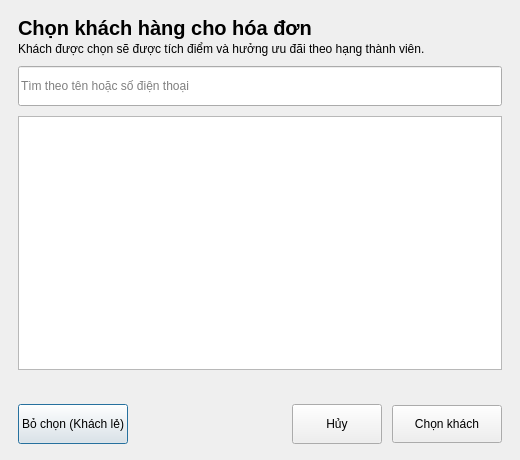
<?xml version="1.0" encoding="UTF-8"?>
<ui version="4.0">
 <class>Dialog</class>
 <widget class="QDialog" name="Dialog">
  <property name="geometry">
   <rect>
    <x>0</x>
    <y>0</y>
    <width>520</width>
    <height>460</height>
   </rect>
  </property>
  <property name="windowTitle">
   <string>Chọn khách hàng</string>
  </property>
  <property name="styleSheet">
   <string notr="true">QDialog#Dialog {
    background-color: #f1f5f9;
    color: #0f172a;
    font-family: &quot;Segoe UI&quot;, Arial, sans-serif;
}
QWidget {
    font-family: &quot;Segoe UI&quot;, Arial, sans-serif;
}
QLabel {
    background-color: transparent;
    border: none;
    color: #0f172a;
}

QLineEdit,
QComboBox,
QDateEdit,
QSpinBox,
QDoubleSpinBox {
    background-color: #ffffff;
    border: 1px solid #e2e8f0;
    border-radius: 8px;
    padding: 0px 12px;
    min-height: 38px;
    font-size: 13px;
    color: #0f172a;
    selection-background-color: #1d4ed8;
    selection-color: #ffffff;
}
QTextEdit {
    background-color: #ffffff;
    border: 1px solid #e2e8f0;
    border-radius: 8px;
    padding: 8px 10px;
    font-size: 13px;
    color: #0f172a;
    selection-background-color: #1d4ed8;
    selection-color: #ffffff;
}
QLineEdit:hover,
QComboBox:hover,
QDateEdit:hover,
QSpinBox:hover,
QDoubleSpinBox:hover,
QTextEdit:hover {
    border: 1px solid #cbd5e1;
}
QLineEdit:focus,
QComboBox:focus,
QDateEdit:focus,
QSpinBox:focus,
QDoubleSpinBox:focus,
QTextEdit:focus {
    border: 1px solid #1d4ed8;
}
QLineEdit:disabled,
QComboBox:disabled,
QDateEdit:disabled,
QSpinBox:disabled,
QDoubleSpinBox:disabled {
    background-color: #f8fafc;
    color: #94a3b8;
}
QComboBox::drop-down {
    subcontrol-origin: padding;
    subcontrol-position: center right;
    border: none;
    background-color: transparent;
    width: 26px;
}
QComboBox::down-arrow {
    image: url(assets/images/chevron-down.png);
    width: 10px;
    height: 10px;
}
QComboBox::down-arrow:on {
    image: url(assets/images/chevron-up.png);
}
QComboBox QAbstractItemView {
    background-color: #ffffff;
    border: 1px solid #e2e8f0;
    border-radius: 8px;
    padding: 4px;
    outline: none;
    selection-background-color: #eff6ff;
    selection-color: #1d4ed8;
}
QSpinBox::up-button,
QSpinBox::down-button,
QDoubleSpinBox::up-button,
QDoubleSpinBox::down-button,
QDateEdit::up-button,
QDateEdit::down-button {
    subcontrol-origin: border;
    width: 20px;
    border: none;
    background-color: transparent;
}
QSpinBox::up-button,
QDoubleSpinBox::up-button,
QDateEdit::up-button {
    subcontrol-position: top right;
}
QSpinBox::down-button,
QDoubleSpinBox::down-button,
QDateEdit::down-button {
    subcontrol-position: bottom right;
}
QSpinBox::up-button:hover,
QSpinBox::down-button:hover,
QDoubleSpinBox::up-button:hover,
QDoubleSpinBox::down-button:hover,
QDateEdit::up-button:hover,
QDateEdit::down-button:hover {
    background-color: #f1f5f9;
}
QSpinBox::up-arrow,
QDoubleSpinBox::up-arrow,
QDateEdit::up-arrow {
    image: url(assets/images/chevron-up.png);
    width: 9px;
    height: 9px;
}
QSpinBox::down-arrow,
QDoubleSpinBox::down-arrow,
QDateEdit::down-arrow {
    image: url(assets/images/chevron-down.png);
    width: 9px;
    height: 9px;
}
QCheckBox {
    background-color: transparent;
    color: #334155;
    font-size: 13px;
    font-weight: bold;
    spacing: 8px;
}
QCheckBox::indicator {
    width: 16px;
    height: 16px;
    border: 1px solid #cbd5e1;
    border-radius: 4px;
    background-color: #ffffff;
}
QCheckBox::indicator:hover {
    border: 1px solid #1d4ed8;
}
QCheckBox::indicator:checked {
    background-color: #1d4ed8;
    border: 1px solid #1d4ed8;
}

QPushButton {
    background-color: #ffffff;
    color: #64748b;
    border: 1px solid #e2e8f0;
    border-radius: 8px;
    padding: 0px 16px;
    min-height: 38px;
    font-size: 12px;
    font-weight: bold;
}
QPushButton:hover {
    background-color: #eff6ff;
    color: #1d4ed8;
    border: 1px solid #1d4ed8;
}
QPushButton:pressed {
    background-color: #dbeafe;
}
QPushButton:disabled {
    background-color: #f8fafc;
    color: #cbd5e1;
    border: 1px solid #e2e8f0;
}
QPushButton#RowActionButton {
    background-color: transparent;
    border: none;
    border-radius: 6px;
    padding: 0px;
    min-width: 28px;
    max-width: 28px;
    min-height: 28px;
    max-height: 28px;
}
QPushButton#RowActionButton:hover {
    background-color: #eff6ff;
}
QPushButton#RowActionButton:pressed {
    background-color: #dbeafe;
}

QTableWidget {
    background-color: transparent;
    border: none;
    gridline-color: #f1f5f9;
    font-size: 13px;
    color: #334155;
    outline: none;
}
QTableWidget::item {
    padding: 8px;
    border-bottom: 1px solid #f1f5f9;
}
QTableWidget::item:selected {
    background-color: #eff6ff;
    color: #1d4ed8;
}
QHeaderView {
    background-color: #f8fafc;
    border: none;
    border-bottom: 1px solid #e2e8f0;
}
QHeaderView::section {
    background-color: #f8fafc;
    color: #64748b;
    font-size: 11px;
    font-weight: 700;
    padding: 10px 8px;
    border: none;
    border-bottom: 1px solid #e2e8f0;
}
QTableCornerButton::section {
    background-color: #f8fafc;
    border: none;
}

QLabel[badge=&quot;info&quot;] {
    background-color: #dbeafe;
    color: #1d4ed8;
    border-radius: 6px;
    padding: 3px 10px;
    font-size: 11px;
    font-weight: 700;
}
QLabel[badge=&quot;success&quot;] {
    background-color: #d1fae5;
    color: #059669;
    border-radius: 6px;
    padding: 3px 10px;
    font-size: 11px;
    font-weight: 700;
}
QLabel[badge=&quot;warning&quot;] {
    background-color: #ffedd5;
    color: #ea580c;
    border-radius: 6px;
    padding: 3px 10px;
    font-size: 11px;
    font-weight: 700;
}
QLabel[badge=&quot;danger&quot;] {
    background-color: #fee2e2;
    color: #dc2626;
    border-radius: 6px;
    padding: 3px 10px;
    font-size: 11px;
    font-weight: 700;
}
QLabel[badge=&quot;neutral&quot;] {
    background-color: #e2e8f0;
    color: #64748b;
    border-radius: 6px;
    padding: 3px 10px;
    font-size: 11px;
    font-weight: 700;
}
QLabel[badge=&quot;violet&quot;] {
    background-color: #ede9fe;
    color: #6d28d9;
    border-radius: 6px;
    padding: 3px 10px;
    font-size: 11px;
    font-weight: 700;
}
QLabel[trend=&quot;up&quot;] {
    background-color: #ecfdf5;
    color: #059669;
    border-radius: 4px;
    padding: 2px 6px;
    font-size: 11px;
    font-weight: 700;
}
QLabel[trend=&quot;down&quot;] {
    background-color: #fef2f2;
    color: #dc2626;
    border-radius: 4px;
    padding: 2px 6px;
    font-size: 11px;
    font-weight: 700;
}
QLabel[trend=&quot;flat&quot;] {
    background-color: #f1f5f9;
    color: #64748b;
    border-radius: 4px;
    padding: 2px 6px;
    font-size: 11px;
    font-weight: 700;
}
QLabel[state=&quot;up&quot;] {
    color: #10b981;
    font-weight: bold;
}
QLabel[state=&quot;down&quot;] {
    color: #ef4444;
    font-weight: bold;
}
QLabel[state=&quot;flat&quot;] {
    color: #64748b;
    font-weight: bold;
}
QLabel[state=&quot;warning&quot;] {
    color: #eab308;
    font-weight: bold;
}
QLabel[state=&quot;safe&quot;] {
    color: #10b981;
}

QScrollArea {
    background-color: transparent;
    border: none;
}
QScrollArea &gt; QWidget &gt; QWidget {
    background-color: transparent;
}
QAbstractScrollArea::viewport {
    background-color: transparent;
}
QScrollBar:vertical {
    background-color: transparent;
    width: 10px;
    margin: 0px;
    border: none;
}
QScrollBar::handle:vertical {
    background-color: #cbd5e1;
    min-height: 35px;
    border-radius: 5px;
}
QScrollBar::handle:vertical:hover {
    background-color: #94a3b8;
}
QScrollBar::handle:vertical:pressed {
    background-color: #64748b;
}
QScrollBar::add-line:vertical,
QScrollBar::sub-line:vertical {
    height: 0px;
    width: 0px;
    background: transparent;
    border: none;
}
QScrollBar::up-arrow:vertical,
QScrollBar::down-arrow:vertical {
    width: 0px;
    height: 0px;
    background: transparent;
    border: none;
}
QScrollBar::add-page:vertical,
QScrollBar::sub-page:vertical {
    background: transparent;
}
QScrollBar:horizontal {
    background-color: transparent;
    height: 10px;
    margin: 0px;
    border: none;
}
QScrollBar::handle:horizontal {
    background-color: #cbd5e1;
    min-width: 35px;
    border-radius: 5px;
}
QScrollBar::handle:horizontal:hover {
    background-color: #94a3b8;
}
QScrollBar::handle:horizontal:pressed {
    background-color: #64748b;
}
QScrollBar::add-line:horizontal,
QScrollBar::sub-line:horizontal {
    width: 0px;
    height: 0px;
    background: transparent;
    border: none;
}
QScrollBar::left-arrow:horizontal,
QScrollBar::right-arrow:horizontal {
    width: 0px;
    height: 0px;
    background: transparent;
    border: none;
}
QScrollBar::add-page:horizontal,
QScrollBar::sub-page:horizontal {
    background: transparent;
}

QMenu {
    background-color: #ffffff;
    border: 1px solid #e2e8f0;
    border-radius: 8px;
    padding: 6px;
}
QMenu::item {
    background-color: transparent;
    color: #334155;
    border-radius: 6px;
    padding: 7px 18px;
    font-size: 13px;
}
QMenu::item:selected {
    background-color: #eff6ff;
    color: #1d4ed8;
}
QMenu::separator {
    height: 1px;
    background-color: #e2e8f0;
    margin: 6px 4px;
}

QLabel#lblTitle {
    color: #0f172a;
    font-weight: bold;
}

QLabel#lblHint {
    color: #94a3b8;
    font-size: 11px;
    font-weight: normal;
}

QLabel#lblStatus {
    color: #64748b;
    font-size: 12px;
}

QTableWidget#tblCustomers {
    background-color: #ffffff;
    border: 1px solid #e2e8f0;
    border-radius: 10px;
}

QPushButton#btnSelect {
    background-color: #1d4ed8;
    color: #ffffff;
    border: none;
    border-radius: 8px;
    padding: 0px 20px;
    min-height: 38px;
    font-size: 13px;
    font-weight: 700;
}
QPushButton#btnSelect:hover {
    background-color: #1e3a8a;
}
QPushButton#btnSelect:pressed {
    background-color: #1e40af;
}
QPushButton#btnSelect:disabled {
    background-color: #cbd5e1;
    color: #f8fafc;
}

QPushButton#btnClearCustomer {
    background-color: #ffffff;
    color: #dc2626;
    border: 1px solid #e2e8f0;
    border-radius: 8px;
    padding: 0px 16px;
    min-height: 38px;
    font-size: 12px;
    font-weight: bold;
}
QPushButton#btnClearCustomer:hover {
    background-color: #fef2f2;
    border: 1px solid #dc2626;
}
QPushButton#btnClearCustomer:disabled {
    background-color: #f8fafc;
    color: #cbd5e1;
    border: 1px solid #e2e8f0;
}
</string>
  </property>
  <layout class="QVBoxLayout" name="verticalLayout">
   <property name="spacing">
    <number>10</number>
   </property>
   <property name="leftMargin">
    <number>18</number>
   </property>
   <property name="topMargin">
    <number>16</number>
   </property>
   <property name="rightMargin">
    <number>18</number>
   </property>
   <property name="bottomMargin">
    <number>16</number>
   </property>
   <item>
    <layout class="QVBoxLayout" name="titleLayout">
     <property name="spacing">
      <number>2</number>
     </property>
     <item>
      <widget class="QLabel" name="lblTitle">
       <property name="font">
        <font>
         <family>Segoe UI</family>
         <pointsize>15</pointsize>
         <bold>true</bold>
        </font>
       </property>
       <property name="text">
        <string>Chọn khách hàng cho hóa đơn</string>
       </property>
      </widget>
     </item>
     <item>
      <widget class="QLabel" name="lblHint">
       <property name="text">
        <string>Khách được chọn sẽ được tích điểm và hưởng ưu đãi theo hạng thành viên.</string>
       </property>
       <property name="wordWrap">
        <bool>true</bool>
       </property>
      </widget>
     </item>
    </layout>
   </item>
   <item>
    <widget class="QLineEdit" name="txtSearchCustomer">
     <property name="minimumSize">
      <size>
       <width>0</width>
       <height>40</height>
      </size>
     </property>
     <property name="placeholderText">
      <string>Tìm theo tên hoặc số điện thoại</string>
     </property>
     <property name="clearButtonEnabled">
      <bool>true</bool>
     </property>
    </widget>
   </item>
   <item>
    <widget class="QTableWidget" name="tblCustomers">
     <property name="alternatingRowColors">
      <bool>false</bool>
     </property>
     <property name="showGrid">
      <bool>false</bool>
     </property>
    </widget>
   </item>
   <item>
    <widget class="QLabel" name="lblStatus">
     <property name="text">
      <string/>
     </property>
    </widget>
   </item>
   <item>
    <layout class="QHBoxLayout" name="horizontalLayout_buttons">
     <property name="spacing">
      <number>10</number>
     </property>
     <item>
      <widget class="QPushButton" name="btnClearCustomer">
       <property name="minimumSize">
        <size>
         <width>0</width>
         <height>40</height>
        </size>
       </property>
       <property name="toolTip">
        <string>Gỡ khách khỏi hóa đơn, quay lại Khách lẻ</string>
       </property>
       <property name="text">
        <string>Bỏ chọn (Khách lẻ)</string>
       </property>
      </widget>
     </item>
     <item>
      <spacer name="horizontalSpacer_buttons">
       <property name="orientation">
        <enum>Qt::Orientation::Horizontal</enum>
       </property>
       <property name="sizeHint" stdset="0">
        <size>
         <width>40</width>
         <height>20</height>
        </size>
       </property>
      </spacer>
     </item>
     <item>
      <widget class="QPushButton" name="btnCancel">
       <property name="minimumSize">
        <size>
         <width>90</width>
         <height>40</height>
        </size>
       </property>
       <property name="text">
        <string>Hủy</string>
       </property>
      </widget>
     </item>
     <item>
      <widget class="QPushButton" name="btnSelect">
       <property name="minimumSize">
        <size>
         <width>110</width>
         <height>38</height>
        </size>
       </property>
       <property name="text">
        <string>Chọn khách</string>
       </property>
      </widget>
     </item>
    </layout>
   </item>
  </layout>
 </widget>
 <resources/>
 <connections/>
</ui>
